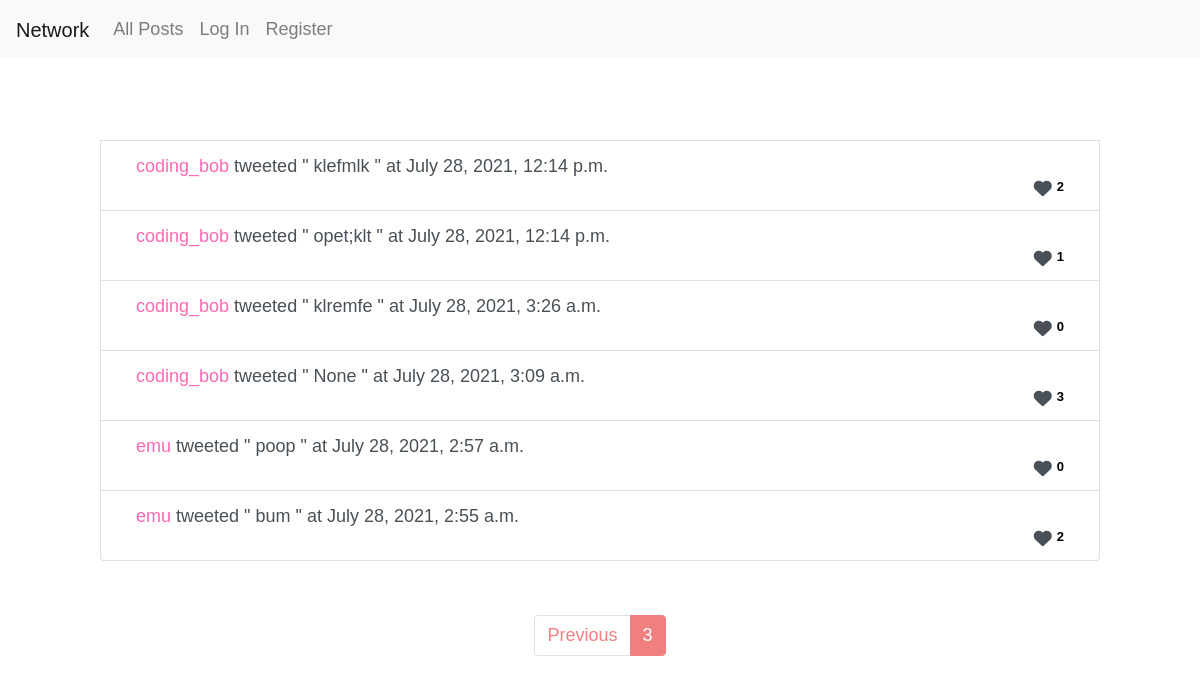
/?page=3, run on the app's committed database.
### network/models.py (models this page shows, shortened)
class Post(models.Model):
    user = models.ForeignKey(User, on_delete=models.CASCADE, default=0)
    user_name = models.CharField(max_length=25, default="string", null=True, blank=True)
    post = models.CharField(max_length=1440, default='', null=True, blank=True)
    time_added = models.DateTimeField(max_length=64, default=datetime.now(timezone.utc))
    likes = models.IntegerField(default="0")

### network/views.py (the view)
# urls.py: path("", views.index, name="index"),
def index(request):
    allposts = Post.objects.all().order_by('-time_added')
    for post in allposts:
        post.likes = Like.objects.filter(post=post).count()
        post.save()
    vals = allposts.values_list('id', 'user', 'user_name', 'post', 'time_added', 'likes')
    smem = Like.objects.filter(liker=request.user.id)
    smeg = smem.values_list('post')
    liked_posts = []
    for i in smeg:
        liked_posts.append(i[0])
    print("liked posts", liked_posts)
    paginator = Paginator(vals, 10)
    page_number = request.GET.get('page')
    page_obj = paginator.get_page(page_number)
    hello = vals[3]
    print("hello there: ", hello)
    form = EditForm({'id': vals[0], 'post': hello})
    return render(request, "network/index.html", {
        "vals": vals,
        "page_obj": page_obj,
        "form": form,
        "liked_posts": liked_posts
    })

### network/templates/network/index.html (shortened to what this page needs)
{% extends "network/layout.html" %}
{% block body %}
<div style="padding-left: 100px; padding-right: 100px;"><br><br>
        <br>
{% for i in page_obj.object_list %}
<li class="list-group-item list-group-item-action"> <div class="container">
<div id="divvo_{{ i.0 }}"><div class="tweeto_{{ i.0 }}"> <a href="{% url 'load_profile' i.1 %}"> {{ i.2 }} </a>tweeted " {{ i.3 }} " at {{ i.4 }} </div> </div>
{% if user.is_authenticated and i.0 not in liked_posts %}
<i class="fas fa-heart" id="authenticatedheart{{i.0}}"><div class="likes" id="likes{{i.0}}">   {{i.5}}</div> </i>
{% elif i.0 in liked_posts %}
<i class="fas fa-heart" id="authenticatedheart{{i.0}}" style="color:pink;"><div class="likes" id="likes{{i.0}}">   {{i.5}}</div> </i>
{% else %}
<i class="fas fa-heart" id="unauthenticatheart{{i.0}}"><div class="likes" id="likes{{i.0}}">   {{i.5}}</div> </i>
{% endif %}
{% endfor %}
</li></div><br><br>
{% endblock %}

### network/static/network/styles.css (style rules this page uses)
body { font-family: Arial, Helvetica, sans-serif; font-size: large; font-weight: 100 }
.list-group-item { display: flex; flex-direction: row; justify-content: space-between; }
.likes { font-family: Arial, Helvetica, sans-serif; color: black; float:right; font-size: small; text-align: right; margin-left: 5px; }
.fa-heart { float: right; text-align: right; }
.container { position: relative; }
a { color: hotpink; cursor: pointer; cursor: hand; }

### data on the page
Post: user_name "coding_bob", post "klefmlk", time_added "July 28, 2021, 12:14 p.m.", likes "2"
Post: user_name "coding_bob", post "opet;klt", time_added "July 28, 2021, 12:14 p.m.", likes "1"
Post: user_name "coding_bob", post "klremfe", time_added "July 28, 2021, 3:26 a.m.", likes "0"
Post: user_name "coding_bob", i "None", time_added "July 28, 2021, 3:09 a.m.", likes "3"
Post: user_name "emu", post "poop", time_added "July 28, 2021, 2:57 a.m.", likes "0"
Post: user_name "emu", post "bum", time_added "July 28, 2021, 2:55 a.m.", i "2"

### other printed values
{{ n }} "3"
